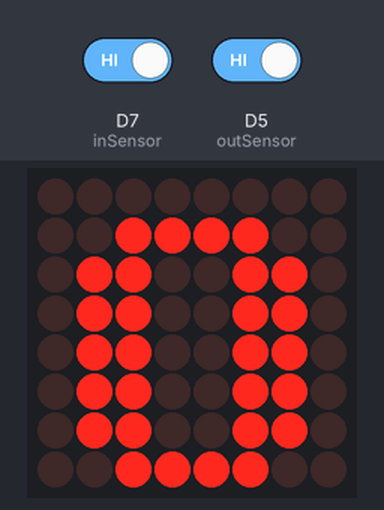
This sketch was run on a simulated ESP8266 (NodeMCU). On the bench: 8×8 LED matrix. Wiring (inferred from the names in the program): MAX7219 LED driver (orientation assumed): data D4; clock D2; CS D3. The inputs (shaded band) are chosen by the test bench; at power-on: D7 (inSensor) HIGH, D5 (outSensor) HIGH.

Above: at 1.2 s.
1.3 s: D7 (inSensor) driven LOW and D5 (outSensor) driven LOW
3.8 s: D7 (inSensor) driven HIGH
Timing chart, 0 to 6.8 s (numbered marks = the images above; inputs shaded):
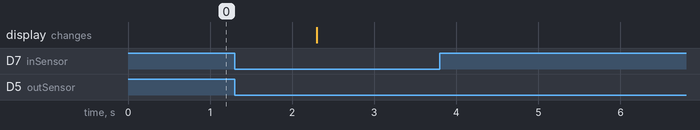

Measured:
- after the input at 3.8 s, every drawn part: stays the same

The sketch:

04_Visitor_Counter.ino
```cpp
#define inSensor D7
#define outSensor D5

int peopleInRoom = 0;
boolean flag1 = false;
boolean flag2 = false;

int DIN_PIN = D4;      // data in pin
int CS_PIN = D3;       // load (CS) pin
int CLK_PIN = D2;      // clock pin

const uint64_t DIGIT[] = {
  0x3c66666666663c00,
  0x7e18181838181800,
  0x7e60300c06663c00,
  0x3c66061c06663c00,
  0x0c0c7e4c2c1c0c00,
  0x3c6606067c607e00,
  0x3c66667c60663c00,
  0x1818180c0c667e00,
  0x3c66663c66663c00,
  0x3c66063e66663c00
};

void setup() {
  // put your setup code here, to run once:
  Serial.begin(9600);
  pinMode(inSensor, INPUT);
  pinMode(outSensor, INPUT);
  init_MAX7219();
}

void loop() {

  putWord(DIGIT[peopleInRoom]);

  if(digitalRead (inSensor) == 0 && flag1==0)
  {
    if(peopleInRoom<9)
    {
      flag1=1;
      if(flag2==1)
      {
        peopleInRoom++;
      }
    }
  }

  if(digitalRead (outSensor) == 0 && flag2==0)
  {
    flag2=1;
    if(flag1==1)
    {
      peopleInRoom--;
    }
  }

  if(flag1==1 && flag2==1){
    delay(1000);
    flag1=0, flag2=0;
  }
  delay(1);
}

void init_MAX7219()
{
  pinMode(DIN_PIN, OUTPUT);
  pinMode(CLK_PIN, OUTPUT);
  pinMode(CS_PIN, OUTPUT);
    // MAX7219 registers
  byte MAXREG_DECODEMODE = 0x09;
  byte MAXREG_INTENSITY  = 0x0a;
  byte MAXREG_SCANLIMIT  = 0x0b;
  byte MAXREG_SHUTDOWN   = 0x0c;
  byte MAXREG_DISPTEST   = 0x0f;

  // initialization of the MAX7219
  setRegistry(MAXREG_SCANLIMIT, 0x07);
  setRegistry(MAXREG_DECODEMODE, 0x00);  // using an led matrix (not digits)
  setRegistry(MAXREG_SHUTDOWN, 0x01);    // not in shutdown mode
  setRegistry(MAXREG_DISPTEST, 0x00);    // no display test
  setRegistry(MAXREG_INTENSITY, 0x0f & 0x00);
}
void putWord(uint64_t data)
{
  byte reg = 0;

  for(reg = 0; reg < 8; reg++)
  {
    setRegistry(reg+1, data & 0xFF);
    data = data >> 8;
  }
}

void setRegistry(byte reg, byte value)
{
  digitalWrite(CS_PIN, LOW);

  putByte(reg);   // specify register
  putByte(value); // send data

  digitalWrite(CS_PIN, LOW);
  digitalWrite(CS_PIN, HIGH);
}

void putByte(byte data)
{
  byte i = 8;
  byte mask;
  while (i > 0)
  {
    mask = 0x01 << (i - 1);        // get bitmask
    digitalWrite( CLK_PIN, LOW);   // tick
    if (data & mask)               // choose bit
      digitalWrite(DIN_PIN, HIGH); // send 1
    else
      digitalWrite(DIN_PIN, LOW);  // send 0
    digitalWrite(CLK_PIN, HIGH);   // tock
    --i;                           // move to lesser bit
  }
}
```
